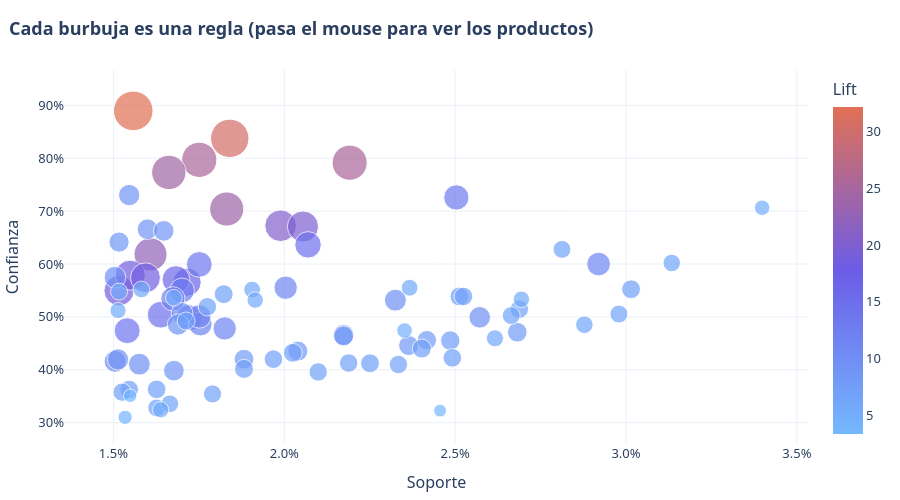

Source (notebook cell):
### Markdown cell above
## 4 · Visualización

### Code cell
# Mapa de reglas: soporte vs confianza, tamaño y color por lift
principal = reglas[reglas["Es_Direccion_Principal"]].copy()
principal["Regla"] = principal["antecedents"] + "  →  " + principal["consequents"]
fig = px.scatter(principal, x="support", y="confidence", size="lift", color="lift", hover_name="Regla",
                 color_continuous_scale=["#74B9FF", "#6C5CE7", "#E17055"], size_max=28,
                 labels=dict(support="Soporte", confidence="Confianza", lift="Lift"))
fig.update_layout(xaxis_tickformat=".1%", yaxis_tickformat=".0%")
estilo(fig, "Cada burbuja es una regla (pasa el mouse para ver los productos)", 500).show()

### Figure 1 — Plotly figure (JSON) as saved in the notebook; plotly's stock layout.template omitted (floating-point values rounded to 4 significant figures)
{"data": [{"hovertemplate": "<b>%{hovertext}</b><br><br>Soporte=%{x}<br>Confianza=%{y}<br>Lift=%{marker.color}<extra></extra>", "hovertext": ["PINK REGENCY TEACUP AND SAUCER + ROSES REGENCY TEACUP AND SAUCER  →  GREEN REGENCY TEACUP AND SAUCER", "PINK REGENCY TEACUP AND SAUCER  →  GREEN REGENCY TEACUP AND SAUCER", "PINK REGENCY TEACUP AND SAUCER  →  ROSES REGENCY TEACUP AND SAUCER", "GREEN REGENCY TEACUP AND SAUCER  →  ROSES REGENCY TEACUP AND SAUCER", "TOILET METAL SIGN  →  BATHROOM METAL SIGN", "BLUE 3 PIECE MINI DOTS CUTLERY SET  →  PINK 3 PIECE MINI DOTS CUTLERY SET", "BLUE 3 PIECE MINI DOTS CUTLERY SET  →  RED 3 PIECE MINI DOTS CUTLERY SET", "DOLLY GIRL LUNCH BOX  →  SPACEBOY LUNCH BOX", "ALARM CLOCK BAKELIKE GREEN  →  ALARM CLOCK BAKELIKE RED", "RED 3 PIECE MINI DOTS CUTLERY SET  →  PINK 3 PIECE MINI DOTS CUTLERY SET", "HAND WARMER BIRD DESIGN  →  HAND WARMER OWL DESIGN", "HAND WARMER SCOTTY DOG DESIGN  →  HAND WARMER OWL DESIGN", "WOOD 2 DRAWER CABINET WHITE FINISH  →  WOOD S/3 CABINET ANT WHITE FINISH", "PINK BLUE FELT CRAFT TRINKET BOX  →  PINK CREAM FELT CRAFT TRINKET BOX", "PLASTERS IN TIN WOODLAND ANIMALS  →  PLASTERS IN TIN SPACEBOY", "CHARLOTTE BAG PINK POLKADOT  →  RED RETROSPOT CHARLOTTE BAG", "PLASTERS IN TIN CIRCUS PARADE  →  PLASTERS IN TIN SPACEBOY", "JUMBO BAG SCANDINAVIAN PAISLEY  →  JUMBO BAG PINK VINTAGE PAISLEY", "STRAWBERRY CHARLOTTE BAG  →  RED RETROSPOT CHARLOTTE BAG", "SWEETHEART CERAMIC TRINKET BOX  →  STRAWBERRY CERAMIC TRINKET BOX", "VINTAGE HEADS AND TAILS CARD GAME  →  VINTAGE SNAP CARDS", "WOODLAND CHARLOTTE BAG  →  RED RETROSPOT CHARLOTTE BAG", "COOK WITH WINE METAL SIGN  →  GIN + TONIC DIET METAL SIGN", "WOODEN PICTURE FRAME WHITE FINISH  →  WOODEN FRAME ANTIQUE WHITE", "CHARLOTTE BAG SUKI DESIGN  →  RED RETROSPOT CHARLOTTE BAG", "PAPER CHAIN KIT VINTAGE CHRISTMAS  →  PAPER CHAIN KIT 50'S CHRISTMAS", "HOT WATER BOTTLE TEA AND SYMPATHY  →  CHOCOLATE HOT WATER BOTTLE", "LOVE BUILDING BLOCK WORD  →  HOME BUILDING BLOCK WORD", "HAND OVER THE CHOCOLATE   SIGN  →  GIN + TONIC DIET METAL SIGN", "PACK OF 60 DINOSAUR CAKE CASES  →  60 TEATIME FAIRY CAKE CASES", "LUNCH BAG RED RETROSPOT + LUNCH BAG SPACEBOY DESIGN  →  LUNCH BAG SUKI  DESIGN", "RETROSPOT HEART HOT WATER BOTTLE  →  SCOTTIE DOG HOT WATER BOTTLE", "HEART OF WICKER LARGE  →  HEART OF WICKER SMALL", "PAINTED METAL PEARS ASSORTED  →  ASSORTED COLOUR BIRD ORNAMENT", "72 SWEETHEART FAIRY CAKE CASES  →  60 TEATIME FAIRY CAKE CASES", "COOK WITH WINE METAL SIGN  →  PLEASE ONE PERSON METAL SIGN", "PACK OF 60 PINK PAISLEY CAKE CASES  →  60 TEATIME FAIRY CAKE CASES", "GIN + TONIC DIET METAL SIGN  →  PLEASE ONE PERSON METAL SIGN", "LUNCH BAG PINK POLKADOT + LUNCH BAG SUKI  DESIGN  →  LUNCH BAG RED RETROSPOT", "LUNCH BAG  BLACK SKULL. + LUNCH BAG PINK POLKADOT  →  LUNCH BAG RED RETROSPOT", "LUNCH BAG CARS BLUE + LUNCH BAG PINK POLKADOT  →  LUNCH BAG RED RETROSPOT", "LUNCH BAG WOODLAND  →  LUNCH BAG CARS BLUE", "LUNCH BAG CARS BLUE  →  LUNCH BAG PINK POLKADOT", "LUNCH BAG WOODLAND  →  LUNCH BAG SPACEBOY DESIGN", "JUMBO BAG STRAWBERRY  →  JUMBO BAG PINK POLKADOT", "LUNCH BAG SPACEBOY DESIGN  →  LUNCH BAG SUKI  DESIGN", "LUNCH BAG PINK POLKADOT  →  LUNCH BAG  BLACK SKULL.", "LUNCH BAG CARS BLUE  →  LUNCH BAG SUKI  DESIGN", "LUNCH BAG PINK POLKADOT  →  LUNCH BAG SUKI  DESIGN", "LUNCH BAG WOODLAND  →  LUNCH BAG PINK POLKADOT", "PACK OF 60 DINOSAUR CAKE CASES  →  PACK OF 72 RETROSPOT CAKE CASES", "LUNCH BAG WOODLAND  →  LUNCH BAG SUKI  DESIGN", "PACK OF 60 PINK PAISLEY CAKE CASES  →  PACK OF 72 RETROSPOT CAKE CASES", "LUNCH BAG PINK POLKADOT  →  LUNCH BAG RED RETROSPOT", "LUNCH BAG PINK POLKADOT  →  LUNCH BAG SPACEBOY DESIGN", "JUMBO BAG STRAWBERRY  →  JUMBO STORAGE BAG SUKI", "JUMBO  BAG BAROQUE BLACK WHITE  →  JUMBO STORAGE BAG SUKI", "LUNCH BAG WOODLAND  →  LUNCH BAG  BLACK SKULL.", "LUNCH BAG  BLACK SKULL.  →  LUNCH BAG SUKI  DESIGN", "LUNCH BAG WOODLAND  →  LUNCH BAG RED RETROSPOT", "LUNCH BAG CARS BLUE  →  LUNCH BAG  BLACK SKULL.", "PACK OF 72 SKULL CAKE CASES  →  PACK OF 72 RETROSPOT CAKE CASES", "LUNCH BAG CARS BLUE  →  LUNCH BAG SPACEBOY DESIGN", "LUNCH BAG SPACEBOY DESIGN  →  LUNCH BAG  BLACK SKULL.", "60 TEATIME FAIRY CAKE CASES  →  PACK OF 72 RETROSPOT CAKE CASES", "JUMBO  BAG BAROQUE BLACK WHITE  →  JUMBO BAG PINK POLKADOT", "JUMBO STORAGE BAG SUKI  →  JUMBO BAG PINK POLKADOT", "LUNCH BAG  BLACK SKULL.  →  LUNCH BAG RED RETROSPOT", "72 SWEETHEART FAIRY CAKE CASES  →  PACK OF 72 RETROSPOT CAKE CASES", "LUNCH BAG CARS BLUE  →  LUNCH BAG RED RETROSPOT", "JUMBO BAG STRAWBERRY  →  JUMBO BAG RED RETROSPOT", "JUMBO SHOPPER VINTAGE RED PAISLEY  →  JUMBO STORAGE BAG SUKI", "JUMBO SHOPPER VINTAGE RED PAISLEY  →  JUMBO BAG PINK POLKADOT", "LUNCH BAG SUKI  DESIGN  →  LUNCH BAG RED RETROSPOT", "JUMBO BAG PINK POLKADOT  →  JUMBO BAG RED RETROSPOT", "LUNCH BAG SPACEBOY DESIGN  →  LUNCH BAG RED RETROSPOT", "GREEN REGENCY TEACUP AND SAUCER  →  REGENCY CAKESTAND 3 TIER", "JUMBO  BAG BAROQUE BLACK WHITE  →  JUMBO BAG RED RETROSPOT", "JUMBO BAG SPACEBOY DESIGN  →  JUMBO BAG RED RETROSPOT", "JUMBO BAG SCANDINAVIAN PAISLEY  →  JUMBO BAG RED RETROSPOT", "ROSES REGENCY TEACUP AND SAUCER  →  REGENCY CAKESTAND 3 TIER", "JUMBO STORAGE BAG SUKI  →  JUMBO BAG RED RETROSPOT", "JUMBO BAG PINK VINTAGE PAISLEY  →  JUMBO BAG RED RETROSPOT", "JUMBO STORAGE BAG SUKI  →  LUNCH BAG SUKI  DESIGN", "JUMBO STORAGE BAG SKULLS  →  JUMBO BAG RED RETROSPOT", "JUMBO SHOPPER VINTAGE RED PAISLEY  →  JUMBO BAG RED RETROSPOT", "RED HANGING HEART T-LIGHT HOLDER  →  WHITE HANGING HEART T-LIGHT HOLDER", "SET/20 RED RETROSPOT PAPER NAPKINS  →  PACK OF 72 RETROSPOT CAKE CASES", "RED RETROSPOT CHARLOTTE BAG  →  JUMBO BAG RED RETROSPOT", "LUNCH BAG RED RETROSPOT  →  JUMBO BAG RED RETROSPOT"], "legendgroup": "", "marker": {"color": [32.14, 30.26, 25.48, 25.31, 24.28, 23.97, 22.41, 20.45, 19.91, 18.71, 18.56, 18.4, 16.32, 15.81, 14.74, 14.41, 13.86, 13.84, 13.57, 13.12, 12.58, 12.1, 11.55, 11.5, 11.34, 11.24, 11.2, 9.829, 9.751, 9.698, 9.694, 9.677, 9.506, 9.326, 9.293, 9.236, 8.918, 8.767, 8.751, 8.71, 8.431, 8.211, 8.168, 8.146, 8.068, 7.941, 7.723, 7.687, 7.419, 7.358, 7.322, 7.285, 7.263, 7.259, 7.241, 7.185, 7.178, 7.124, 7.124, 7.08, 7.001, 7.001, 6.954, 6.953, 6.939, 6.871, 6.806, 6.641, 6.639, 6.605, 6.581, 6.492, 6.449, 6.377, 6.311, 6.04, 5.886, 5.82, 5.786, 5.783, 5.761, 5.591, 5.575, 5.467, 5.369, 4.972, 4.943, 4.182, 3.678, 3.384], "coloraxis": "coloraxis", "size": [32.14, 30.26, 25.48, 25.31, 24.28, 23.97, 22.41, 20.45, 19.91, 18.71, 18.56, 18.4, 16.32, 15.81, 14.74, 14.41, 13.86, 13.84, 13.57, 13.12, 12.58, 12.1, 11.55, 11.5, 11.34, 11.24, 11.2, 9.829, 9.751, 9.698, 9.694, 9.677, 9.506, 9.326, 9.293, 9.236, 8.918, 8.767, 8.751, 8.71, 8.431, 8.211, 8.168, 8.146, 8.068, 7.941, 7.723, 7.687, 7.419, 7.358, 7.322, 7.285, 7.263, 7.259, 7.241, 7.185, 7.178, 7.124, 7.124, 7.08, 7.001, 7.001, 6.954, 6.953, 6.939, 6.871, 6.806, 6.641, 6.639, 6.605, 6.581, 6.492, 6.449, 6.377, 6.311, 6.04, 5.886, 5.82, 5.786, 5.783, 5.761, 5.591, 5.575, 5.467, 5.369, 4.972, 4.943, 4.182, 3.678, 3.384], "sizemode": "area", "sizeref": 0.04099, "symbol": "circle"}, "mode": "markers", "name": "", "orientation": "v", "showlegend": false, "type": "scatter", "x": [0.01558, 0.0184, 0.01751, 0.02191, 0.01662, 0.01832, 0.01609, 0.01989, 0.02055, 0.01516, 0.01549, 0.01594, 0.01716, 0.01683, 0.01638, 0.02069, 0.0154, 0.01722, 0.01751, 0.02503, 0.01701, 0.01674, 0.01754, 0.0292, 0.01751, 0.02004, 0.01826, 0.02325, 0.01576, 0.01701, 0.01504, 0.01504, 0.02572, 0.01546, 0.01689, 0.01513, 0.02173, 0.01677, 0.016, 0.01647, 0.01516, 0.0204, 0.02364, 0.02173, 0.01882, 0.02682, 0.02486, 0.02417, 0.02402, 0.01882, 0.01823, 0.02025, 0.02512, 0.03015, 0.02251, 0.01626, 0.01546, 0.01968, 0.02492, 0.02524, 0.02188, 0.01775, 0.02099, 0.02334, 0.02688, 0.01525, 0.0179, 0.02979, 0.01713, 0.02664, 0.02813, 0.01626, 0.01665, 0.02878, 0.03134, 0.02616, 0.01516, 0.02367, 0.01582, 0.01906, 0.01677, 0.02694, 0.01915, 0.01638, 0.01513, 0.02352, 0.03398, 0.01534, 0.01549, 0.02456], "xaxis": "x", "y": [0.8896, 0.8376, 0.797, 0.7916, 0.7732, 0.704, 0.6183, 0.6724, 0.6709, 0.5496, 0.5789, 0.5739, 0.5657, 0.5706, 0.5041, 0.6362, 0.4739, 0.4983, 0.5992, 0.7259, 0.55, 0.5342, 0.4864, 0.5999, 0.5009, 0.5552, 0.4782, 0.5316, 0.4105, 0.5066, 0.575, 0.4158, 0.4991, 0.7303, 0.4855, 0.4196, 0.4659, 0.3983, 0.6658, 0.6627, 0.6415, 0.4353, 0.4459, 0.4638, 0.42, 0.471, 0.4553, 0.456, 0.4401, 0.4016, 0.543, 0.4321, 0.5386, 0.5523, 0.4123, 0.363, 0.3626, 0.4201, 0.4226, 0.5387, 0.4128, 0.5191, 0.396, 0.4099, 0.5145, 0.3577, 0.3543, 0.5053, 0.4923, 0.5025, 0.6277, 0.3279, 0.3357, 0.4852, 0.6019, 0.4595, 0.5478, 0.5551, 0.5519, 0.5516, 0.5361, 0.5333, 0.5318, 0.3243, 0.5121, 0.4742, 0.7064, 0.3101, 0.3508, 0.3228], "yaxis": "y"}], "layout": {"coloraxis": {"autocolorscale": false, "colorbar": {"title": {"text": "Lift"}}, "colorscale": [[0.0, "#74B9FF"], [0.5, "#6C5CE7"], [1.0, "#E17055"]]}, "font": {"family": "Segoe UI, Arial", "size": 13}, "height": 500, "legend": {"itemsizing": "constant", "title": {"text": ""}, "tracegroupgap": 0}, "margin": {"b": 40, "l": 40, "r": 20, "t": 70}, "title": {"text": "<b>Cada burbuja es una regla (pasa el mouse para ver los productos)</b>", "x": 0.01}, "xaxis": {"anchor": "y", "domain": [0.0, 1.0], "tickformat": ".1%", "title": {"text": "Soporte"}}, "yaxis": {"anchor": "x", "domain": [0.0, 1.0], "tickformat": ".0%", "title": {"text": "Confianza"}}}}
